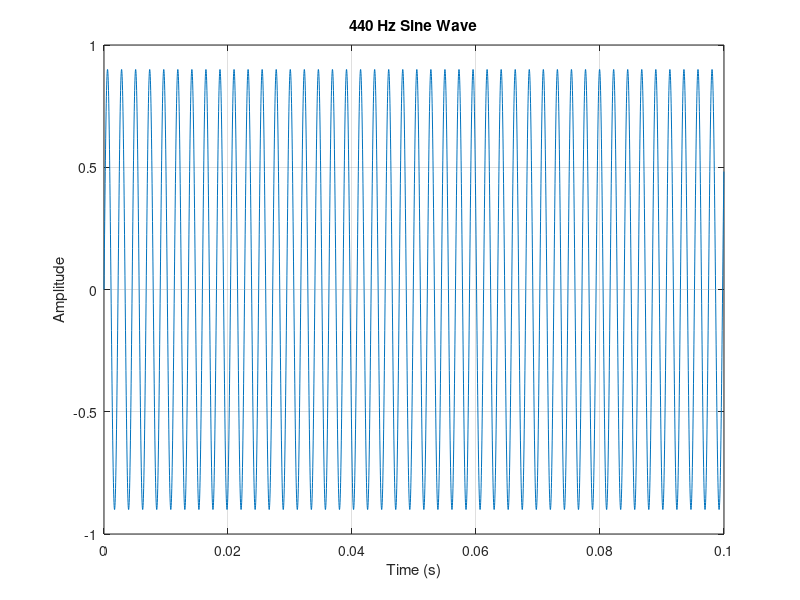

MATLAB code to generate this figure:
Amp=0.9;
f=441;
fs = 44100;
ts= 1/fs;
t = 0:1/fs:(0.1-ts);
sig = Amp*sin(2*pi*f*t);
sound(sig,fs);
plot(t,sig);
xlabel('Time (s)');
ylabel('Amplitude');
title('440 Hz Sine Wave');
grid on;
audiowrite('sine1.wav',sig,fs);
